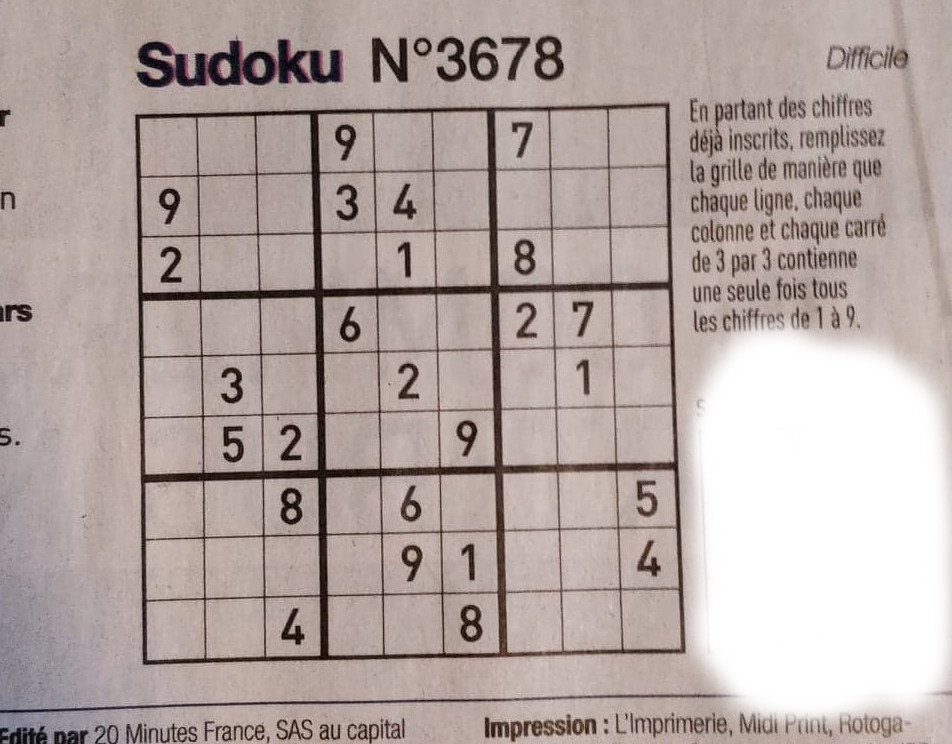
#> input picture images_test/sudoku.jpg, 952 x 744 px, found by its file name
$ python grid_detector_img.py
#> lines starting #> are read from the running program, lines starting #| are printed output that depends on the picture; after the words box and inside, x2 and y2 are one past the last pixel; in counts of white or black regions, pixels touching at a corner belong together
### src/fonctions.py
import cv2
import os
from time import time


# [9 lines left out: function timer_decorator, not called in this run]


# @timer_decorator
def my_resize(image, width=None, height=None, inter=cv2.INTER_LINEAR):  # INTER_AREA
    # initialize the dimensions of the image to be resized and
    # grab the image size
    dim = None
    (h, w) = image.shape[:2]

    # if both the width and height are None, then return the
    # original image
    if width is None and height is None:
        return image

    # check to see if the width is None
    if width is None:
        # calculate the ratio of the height and construct the
        # dimensions
        r = height / float(h)
        dim = (int(w * r), height)

    # otherwise, the height is None
    else:
        if height is None:
            # calculate the ratio of the width and construct the
            # dimensions
            r = width / float(w)
            dim = (width, int(h * r))
        else:
            if w < h:
                r = width / float(w)
                dim = (width, int(h * r))
            else:
                r = height / float(h)
                dim = (int(w * r), height)
    # resize the image
    resized = cv2.resize(image, dim, interpolation=inter)

    # return the resized image
    return resized


width_target = 640


# [28 lines left out: functions get_video_save_size, create_gif, not called in this run]


# [7 lines that do not run on import are left out]

### src/MyHoughPLines.py
import numpy as np

thresh_rho = 10
thresh_theta = 7.0 * np.pi / 180


class MyHoughPLines:

    def __init__(self, line_raw, ratio=1):
        line_raw = line_raw[0]
        self.x1 = int(line_raw[0]*ratio)
        self.y1 = int(line_raw[1]*ratio)
        self.x2 = int(line_raw[2]*ratio)
        self.y2 = int(line_raw[3]*ratio)

        self.isMerged = False
        self.number_of_merged = 1

    # [7 lines left out: function __str__, not called in this run]

    def get_limits(self):
        return self.x1, self.y1, self.x2, self.y2

    def set_merged(self):
        self.isMerged = True

    def increase_count(self):
        self.number_of_merged += 1


"""
    def recalculate_limits(self):
        self.x1 = int(x0 + 1000 * -b)
        self.y1 = int(y0 + 1000 * a)
        self.x2 = int(x0 - 1000 * -b)
        self.y2 = int(y0 - 1000 * a)

        if self.x1 < 0 and self.x2 < 0:
            self.x1, self.x2 = -self.x1, -self.x2

    def merge_w_line2(self, line2):
        self.increase_count()
        N = self.number_of_merged

        if self.rho * line2.rho > 0:
            self.rho = self.rho * (N - 1) / N + line2.rho / N
        else:
            self.rho = self.rho * (N - 1) / N - line2.rho / N
        # new_theta = self.theta * (N - 1) / N + line2.theta / N
        # self.theta = min(new_theta, np.pi - new_theta)
        self.theta = self.theta * (N - 1) / N + line2.theta / N

        line2.set_merged()

        self.recalculate_limits()


def are_mergeable(line1, line2):
    return abs(abs(line1.rho) - abs(line2.rho)) < thresh_rho and \
           abs(line1.theta - line2.theta) < thresh_theta


def merge_lines(lines):
    for i in range(len(lines)):
        if lines[i].isMerged:
            continue
        for j in range(i + 1, len(lines)):
            if lines[j].isMerged:
                continue
            if are_mergeable(lines[i], lines[j]):
                lines[i].merge_w_line2(lines[j])
"""

### src/settings.py
from cv2 import FONT_HERSHEY_SIMPLEX
from numpy import pi

# ----LOGGER----#

import logging


def logger_gen(level='INFO'):
    # In the Console
    # logging.basicConfig(format='%(levelname)s: %(message)s')
    logging.basicConfig(format='%(message)s')

    logger = logging.getLogger(__name__)

    logger.setLevel(level)

    # [10 lines of commented-out code are left out]

    return logger


logger = logger_gen()

# ----TEXT DISPLAY----#
RED = (0, 0, 255)
WHITE = (255, 255, 255)
BLACK = (0, 0, 0)
font = FONT_HERSHEY_SIMPLEX
font_scale = 2.0
thickness = 3

# ----RESIZE----#
param_resize_height = 900
param_resize_width = 900
resize_height_hough = 640
resize_width_hough = 640

ratio_resize = float(param_resize_height) / resize_height_hough

# ----PREPRO BIG IMAGE----#
block_size_big = 41
block_size_webcam_big = 21
mean_sub_big = 15
mean_sub_webcam_big = 5

# display_prepro_big = True
display_prepro_big = False

# ----GRID COUNTOURS----#
ratio_lim = 2
smallest_area_allow = 75000
approx_poly_coef = 0.1

# ----GRID UPDATE AND SIMILARITY----#
lim_apparition_not_solved = 12
lim_apparition_solved = 60
same_grid_dist_ratio = 0.05

target_h_grid, target_w_grid = 450, 450

# ----HOUGH----#
thresh_hough = 500
# [5 lines of commented-out code are left out]
thresh_hough_p = 100
minLineLength_h_p = 5
maxLineGap_h_p = 5
hough_rho = 3
hough_theta = 3 * pi / 180

# display_line_on_edges = True
display_line_on_edges = False

# ----PREPRO IMAGE DIGIT----#
block_size_grid = 29 # 43
block_size_webcam_grid = 25
mean_sub_grid = 25
mean_sub_webcam_grid = 5

# display_prepro_grid = True
display_prepro_grid = False

# ----DIGITS EXTRACTION----#
thresh_conf_cnn = 0.995
thresh_conf_cnn_high = 0.9999
digits_2_check = 12

lim_bord = 10
thresh_h_low = 15
thresh_h_high = 50
thresh_area_low = 210
thresh_area_high = 900
l_case = 45
l_border = 1
offset_y = 2
min_digits_extracted = 13

### src/grid_detector_img.py
import cv2
from src.MyHoughLines import *
from src.MyHoughPLines import *
from src.fonctions import my_resize
from src.settings import *
# from src.fonctions import timer_decorator
# import time


def nothing(x):
    pass


def show_big_image(frame_resize, prepro_im, img_lines, img_contour, use_hough=False):
    if not use_hough:
        im_res = np.concatenate((frame_resize, img_contour), axis=0)
    else:
        top = np.concatenate((frame_resize, cv2.cvtColor(prepro_im, cv2.COLOR_GRAY2BGR)), axis=1)
        bot = np.concatenate((cv2.cvtColor(img_lines, cv2.COLOR_GRAY2BGR), img_contour), axis=1)
        im_res = np.concatenate((top, bot), axis=0)
        h_im, w_im, _ = im_res.shape

        text1 = "0/ Initial Image"
        text2 = "1/ Preprocessed Image"
        text3 = "2/ Hough Transform"
        text4 = "3/ Grids Extraction"

        (text_width, text_height) = cv2.getTextSize(text1, font, fontScale=font_scale, thickness=thickness)[0]
        # cv2.putText(im_res, text1,
        #             (w_im // 2 - text_width - 30, h_im // 2 - 30),
        #             font, font_scale, WHITE, thickness * 3)
        cv2.rectangle(im_res, (0, 0),
                      (text_width + 30, text_height + 30),
                      WHITE, cv2.FILLED)
        cv2.putText(im_res, text1,
                    (10, text_height + 10),
                    font, font_scale, RED, thickness)

        (text_width, text_height) = cv2.getTextSize(text2, font, fontScale=font_scale, thickness=thickness)[0]
        cv2.rectangle(im_res, (w_im // 2, 0),
                      (w_im // 2 + text_width + 30, text_height + 30),
                      WHITE, cv2.FILLED)
        cv2.putText(im_res, text2,
                    (w_im // 2 + 10, text_height + 10),
                    font, font_scale, RED, thickness)

        (text_width, text_height) = cv2.getTextSize(text3, font, fontScale=font_scale, thickness=thickness)[0]
        cv2.rectangle(im_res, (0, h_im // 2),
                      (text_width + 30, h_im // 2 + text_height + 30),
                      WHITE, cv2.FILLED)
        cv2.putText(im_res, text3,
                    (10, h_im // 2 + text_height + 10),
                    font, font_scale, RED, thickness)

        (text_width, text_height) = cv2.getTextSize(text4, font, fontScale=font_scale, thickness=thickness)[0]
        cv2.rectangle(im_res, (w_im // 2, h_im // 2),
                      (w_im // 2 + text_width + 30, h_im // 2 + text_height + 30),
                      WHITE, cv2.FILLED)
        cv2.putText(im_res, text4,
                    (w_im // 2 + 10, h_im // 2 + text_height + 10),
                    font, font_scale, RED, thickness)

    cv2.imshow('res', my_resize(im_res, height=900))


# [96 lines left out: functions show_thresh_adaptive, show_trackbar_adap_thresh, show_hough, show_trackbar_hough, not called in this run]


def preprocess_im(frame, using_webcam=False):
    gray = cv2.cvtColor(frame, cv2.COLOR_BGR2GRAY)

    gray_enhance = (gray - gray.min()) * int(255 / (gray.max() - gray.min()))
    if display_prepro_big:
        show_trackbar_adap_thresh(gray_enhance)

    if using_webcam:
        thresh = cv2.adaptiveThreshold(gray_enhance, 255,
                                       cv2.ADAPTIVE_THRESH_MEAN_C, cv2.THRESH_BINARY,
                                       block_size_webcam_big, mean_sub_webcam_big)

        thresh_not = cv2.bitwise_not(thresh)

        dilate = cv2.morphologyEx(thresh_not, cv2.MORPH_DILATE, np.ones((3, 3), np.uint8))  # Delete space between line

        return dilate

        # kernel_close = np.ones((5, 5), np.uint8)
        # closing = cv2.morphologyEx(thresh_not, cv2.MORPH_CLOSE, kernel_close)  # Delete space between line
        # return closing
    else:
        blurred = cv2.GaussianBlur(gray_enhance, (5, 5), 0)
        thresh = cv2.adaptiveThreshold(blurred, 255,
                                       cv2.ADAPTIVE_THRESH_MEAN_C, cv2.THRESH_BINARY,
                                       block_size_big, mean_sub_big)

        thresh_not = cv2.bitwise_not(thresh)

        # kernel_open = np.ones((3, 3), np.uint8)
        # opening = cv2.morphologyEx(thresh_not, cv2.MORPH_OPEN, kernel_open)  # Denoise
        kernel_close = np.ones((5, 5), np.uint8)
        closing = cv2.morphologyEx(thresh_not, cv2.MORPH_CLOSE, kernel_close)  # Delete space between line
        dilate = cv2.morphologyEx(closing, cv2.MORPH_DILATE, kernel_close)  # Delete space between line
        #
        # return closing
        return dilate


# [68 lines left out: functions flood_fill_grid, line_intersection, look_for_intersections_hough, not called in this run]


def find_corners(contour):
    top_left = [10000, 10000]
    top_right = [0, 10000]
    bottom_right = [0, 0]
    bottom_left = [10000, 0]
    # contour_x = sorted(contour,key = lambda c:c[0][0])
    # contour_y = sorted(contour,key = lambda c:c[0][1])
    mean_x = np.mean(contour[:, :, 0])
    mean_y = np.mean(contour[:, :, 1])

    for i in range(len(contour)):
        x, y = contour[i][0]
        if x > mean_x:  # On right
            if y > mean_y:  # On bottom
                bottom_right = [x, y]
            else:
                top_right = [x, y]
        else:
            if y > mean_y:  # On bottom
                bottom_left = [x, y]
            else:
                top_left = [x, y]
    return [top_left, top_right, bottom_right, bottom_left]


def look_for_corners(img_lines, display=False):
    if display:
        # img_contours = np.zeros((img_lines.shape[0], img_lines.shape[1], 3), np.uint8)
        img_contours = cv2.cvtColor(img_lines.copy(), cv2.COLOR_GRAY2BGR)
    else:
        img_contours = None

    contours, _ = cv2.findContours(img_lines, cv2.RETR_EXTERNAL, cv2.CHAIN_APPROX_SIMPLE)
    best_contours = []
    contours = sorted(contours, key=cv2.contourArea, reverse=True)

    biggest_area = cv2.contourArea(contours[0])

    for cnt in contours:
        area = cv2.contourArea(cnt)
        if area < smallest_area_allow:
            break
        if area > biggest_area / ratio_lim:
            peri = cv2.arcLength(cnt, True)
            approx = cv2.approxPolyDP(cnt, approx_poly_coef * peri, True)
            if len(approx) == 4:
                best_contours.append(approx)
        if display:
            cv2.drawContours(img_contours, [cnt], 0, (0, 255, 0), 2)

    if not best_contours:
        if not display:
            return None
        else:
            return None, img_lines, img_contours
    corners = []
    for best_contour in best_contours:
        corners.append(find_corners(best_contour))

    if not display:
        return corners
    else:
        for best_contour in best_contours:
            cv2.drawContours(img_contours, [best_contour], 0, (0, 0, 255), 3)
            for corner in corners:
                for point in corner:
                    x, y = point
                    cv2.circle(img_contours, (x, y), 10, (255, 0, 0), 3)
        return corners, img_lines, img_contours


# @timer_decorator
def get_lines_and_corners(img, edges, use_hough=False, display=False):
    if use_hough:
        # t0 = time.time()
        my_lines = []
        img_lines = np.zeros((img.shape[:2]), np.uint8)
        # edges_resize = my_resize(edges, width=resize_width_hough,height=resize_height_hough)
        # print(edges_resize.shape)
        lines_raw = cv2.HoughLinesP(edges,
                                    rho=hough_rho, theta=hough_theta,
                                    threshold=thresh_hough_p,
                                    minLineLength=minLineLength_h_p, maxLineGap=maxLineGap_h_p)
        # t1 = time.time()

        for line in lines_raw:
            # my_lines.append(MyHoughPLines(line, ratio=ratio_resize))
            my_lines.append(MyHoughPLines(line))
        # t2 = time.time()

        for line in my_lines:
            x1, y1, x2, y2 = line.get_limits()
            cv2.line(img_lines, (x1, y1), (x2, y2), 255, 2)
        # cv2.imshow('img_lines', img_lines)
        # cv2.waitKey()
        if display_line_on_edges:
            show_trackbar_hough(edges)
        # [10 lines of commented-out code are left out]

    else:
        img_lines = edges.copy()
    return look_for_corners(img_lines, display)


# [28 lines left out: function get_hough_transform, not called in this run]


def undistorted_grids(frame, points_grids, ratio):
    undistorted = []
    true_points_grids = []
    transfo_matrix = []
    for points_grid in points_grids:
        points_grid = np.array(points_grid, dtype=np.float32) * ratio
        final_pts = np.array(
            [[0, 0], [target_h_grid - 1, 0],
             [target_h_grid - 1, target_w_grid - 1], [0, target_w_grid - 1]],
            dtype=np.float32)
        M = cv2.getPerspectiveTransform(points_grid, final_pts)
        undistorted.append(cv2.warpPerspective(frame, M, (target_w_grid, target_h_grid)))
        # cv2.imshow("test",undistorted[-1])
        # cv2.waitKey()
        true_points_grids.append(points_grid)
        transfo_matrix.append(np.linalg.inv(M))
    return undistorted, true_points_grids, transfo_matrix


def main_grid_detector_img(frame, resized=True, display=False, using_webcam=False, use_hough=False):
    if not resized:
        frame_resize = my_resize(frame, width=param_resize_width, height=param_resize_height)
    else:
        frame_resize = frame
    ratio = frame.shape[0] / frame_resize.shape[0]
    prepro_im_edges = preprocess_im(frame_resize, using_webcam)

    if display:
        extreme_points_biased, img_lines, img_contour = get_lines_and_corners(frame_resize.copy(), prepro_im_edges,
                                                                              use_hough=use_hough, display=display)
        show_big_image(frame_resize, prepro_im_edges, img_lines, img_contour, use_hough)

    else:
        extreme_points_biased = get_lines_and_corners(frame_resize.copy(), prepro_im_edges, use_hough=use_hough,
                                                      display=display)

    if extreme_points_biased is None:
        return None, None, None
    grids_final, points_grids, transfo_matrix = undistorted_grids(frame, extreme_points_biased, ratio)
    return grids_final, points_grids, transfo_matrix


if __name__ == '__main__':
    # im_path = "dataset_test/021.jpg"
    im_path = "images_test/sudoku.jpg"
    # im_path = "tmp/030.jpg"
    # im_path = "images_test/imagedouble.jpg"
    # im_path = "images_test/izi_distord.jpg"
    im = cv2.imread(im_path)
#> im is the input picture: shape (744, 952, 3); mean B, G, R 162.9, 166.8, 179.9

    res_grids_final, _, _ = main_grid_detector_img(im, resized=False, display=True,
                                                   using_webcam=False, use_hough=True)
#> in preprocess_im, `thresh = cv2.adaptiveThreshold(blurred, 255, cv2.ADAPTIVE_THRESH_MEAN_..`:
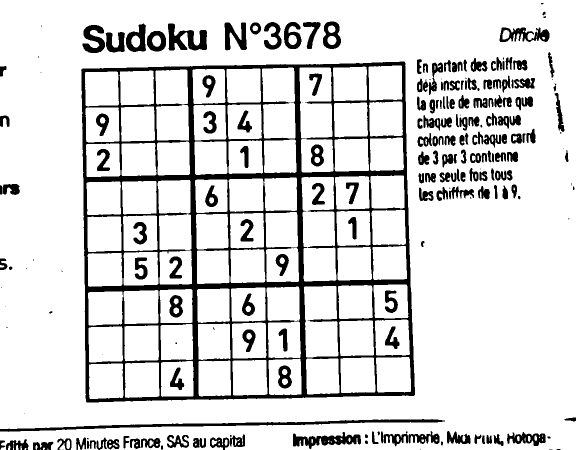
#> thresh: shape (900, 1151) (shown at 1/2 size); 86% white; 216 black regions (38 under 20 px), largest, box (x1, y1, x2, y2) and area: (162, 123, 830, 805) 74388, (0, 838, 890, 864) 4865, (336, 47, 414, 101) 2255
#> in preprocess_im, `dilate = cv2.morphologyEx(closing, cv2.MORPH_DILATE, kernel_close)`:
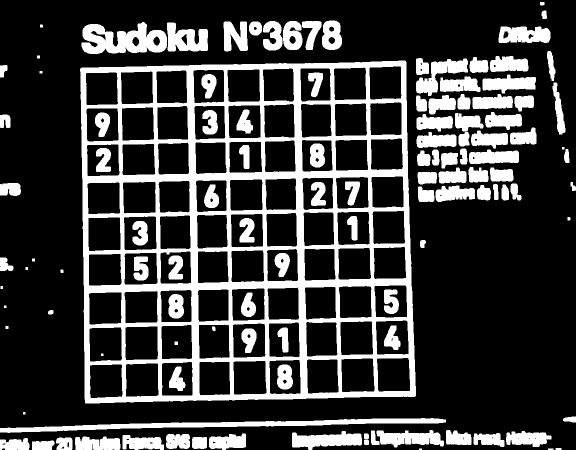
#> dilate: shape (900, 1151) (shown at 1/2 size); 23.9% white; 116 white regions (1 under 20 px), largest, box (x1, y1, x2, y2) and area: (160, 121, 832, 807) 124053, (0, 836, 892, 866) 8614, (163, 44, 334, 108) 6970
#> the loop in get_lines_and_corners, `for line in lines_raw:` made 4846 passes
#> after the loop in get_lines_and_corners, `for line in lines_raw:`: my_lines = 4846 items
#> the loop in get_lines_and_corners, `for line in my_lines:` made 4846 passes
#> after the loop in get_lines_and_corners, `for line in my_lines:`:
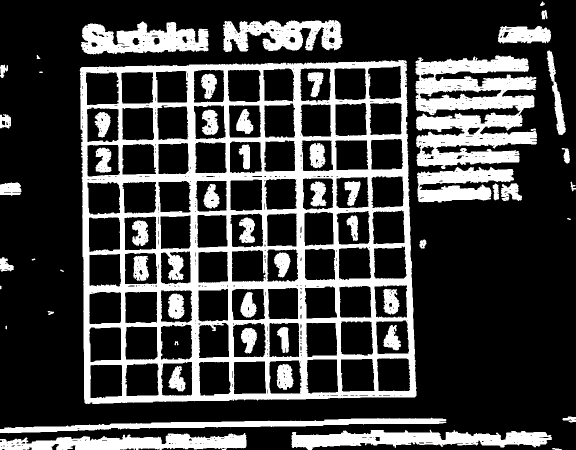
#> img_lines: shape (900, 1151) (shown at 1/2 size); 25.7% white; 56 white regions, largest, box (x1, y1, x2, y2) and area: (159, 120, 833, 808) 134227, (831, 111, 1074, 338) 34144, (583, 859, 1104, 900) 12217
#> in look_for_corners, `contours, _ = cv2.findContours(img_lines, cv2.RETR_EXTERNAL, cv2.CHAIN..`: contours = 31 contours, 6 with area under 20; largest, box (x1, y1, x2, y2) and area: (159, 120, 833, 808) 439758, (831, 111, 1074, 338) 35542, (583, 859, 1104, 900) 11758, (162, 43, 417, 109) 11062, (0, 866, 493, 900) 10626
#> in look_for_corners, `biggest_area = cv2.contourArea(contours[0])`: biggest_area = 439758
#> the loop in look_for_corners, `for cnt in contours:` made 2 passes
#> (area, peri, approx) on pass 1: (439758, 2948, [[811, 121], [160, 137], [170, 806], [832, 791]])
#> after the loop in look_for_corners, `for cnt in contours:`:
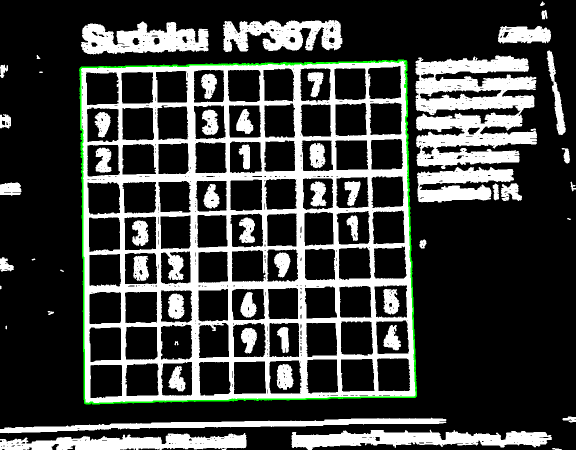
#> img_contours: shape (900, 1151, 3) (shown at 1/2 size); mean B, G, R 64, 66.3, 64
#> after the loop in look_for_corners, `for cnt in contours:`: best_contours = [[[811, 121], [160, 137], [170, 806], [832, 791]]]
#> the loop in look_for_corners, `for best_contour in best_contours:` made 1 pass
#> best_contour on pass 1: [[811, 121], [160, 137], [170, 806], [832, 791]]
#> after the loop in look_for_corners, `for best_contour in best_contours:`: corners = [[[160, 137], [811, 121], [832, 791], [170, 806]]]
#> the loop in look_for_corners, `for best_contour in best_contours:` made 1 pass
#> best_contour on pass 1: [[811, 121], [160, 137], [170, 806], [832, 791]]
#> after the loop in look_for_corners, `for best_contour in best_contours:`:
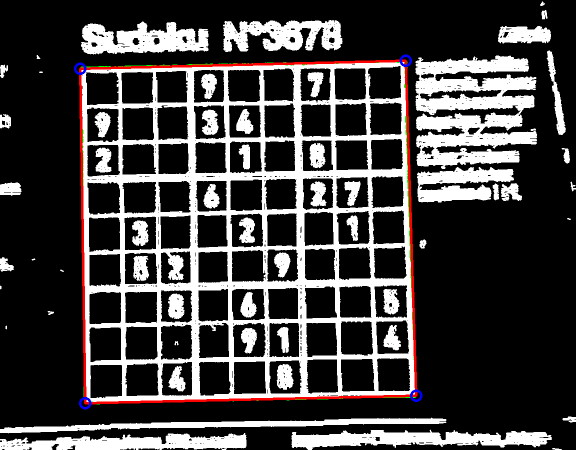
#> img_contours: shape (900, 1151, 3) (shown at 1/2 size); 1.38% of pixels changed, all inside (x1, y1, x2, y2) = (148, 109, 845, 819)
#> in show_big_image, `bot = np.concatenate((cv2.cvtColor(img_lines, cv2.COLOR_GRAY2BGR), img..`:
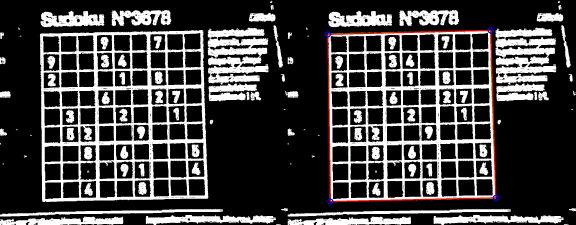
#> bot: shape (900, 2302, 3) (shown at 1/4 size); mean B, G, R 64.5, 64.5, 66
#> in show_big_image, `im_res = np.concatenate((top, bot), axis=0)`:
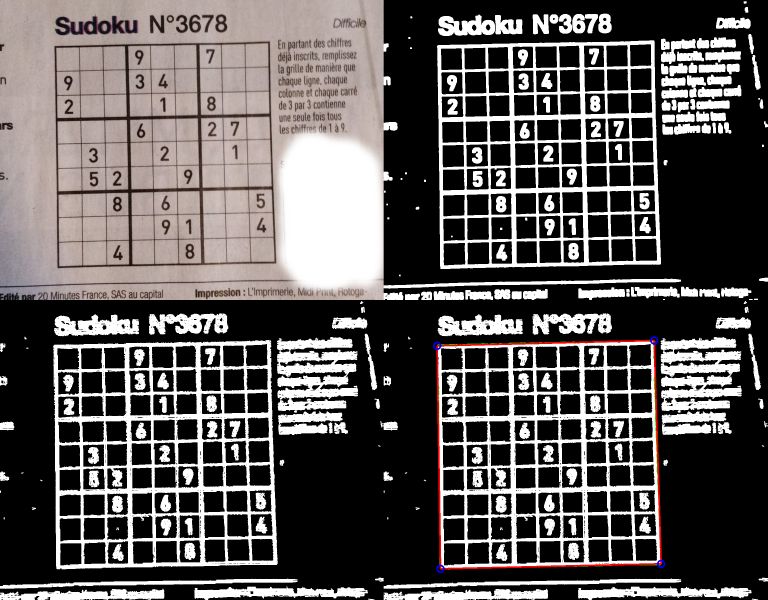
#> im_res: shape (1800, 2302, 3) (shown at 1/3 size); mean B, G, R 88.2, 89.2, 93.2
#> in show_big_image, `(text_width, text_height) = cv2.getTextSize(text1, font, fontScale=fon..`: text_width = 503; text_height = 44
#> (the rest of the program and of its run is left out)
